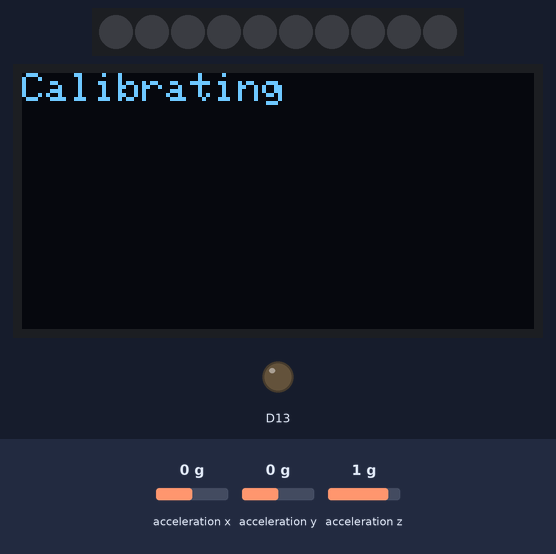
The sketch below on a simulated Adafruit Circuit Playground Express. On the bench: 10 RGB LEDs in strip order, left to right, 128×64 one-colour display, output pins drawn as LEDs (lit = HIGH). The inputs (shaded band) are chosen by the test bench; at power-on: acceleration x 0 g, acceleration y 0 g, acceleration z 1 g. The display library's start-up logo is not drawn; what the sketch prints to the serial monitor is not drawn.

Above: at 5.2 s.
At 12.4 s:
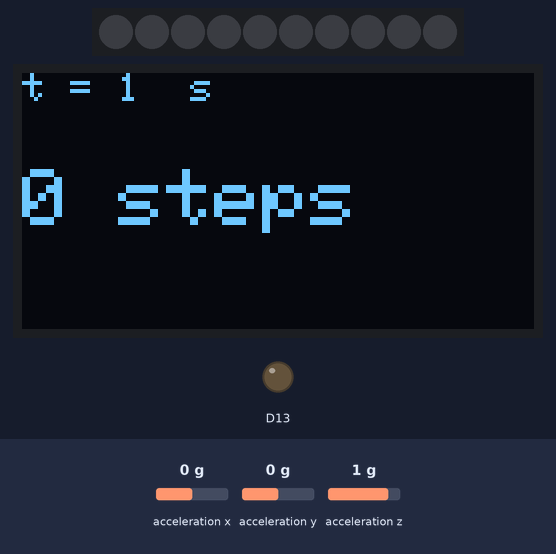
12.5 s: acceleration x set to -1.4 g
At 14.0 s:
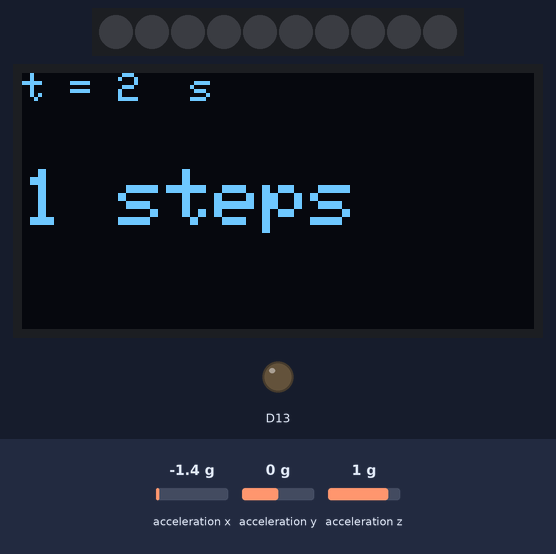
Timing chart, 0 to 15.5 s (numbered marks = the images above; inputs shaded):
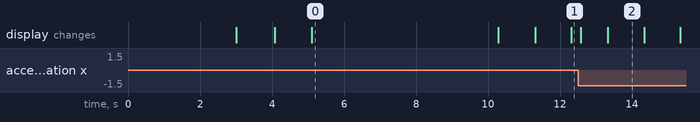

Measured:
- what the display in image 0 shows lasts 5.2 s, from 5.1 s to 10.3 s

The sketch:

demo_accelerometer_pedometer_OLED.ino
```cpp
//  File:  demo_accelerometer_pedometer_OLED.ino
//
//  Use the accelerometer on a Circuit Playground Express to count steps.
//    * Use exponential smoothing to reduce noise in the total acceleration value
//    * Determine a resting offset value for acceleration at startup
//    * Count steps when acceleration minus resting offset is above a threshold
//    * Display step count on an OLED connected to the CPX via Qwiic
//
//   The step-counting algorithm has to determine when the acceleration is above a
//   threshold and also whether the acceleration has fallen below the threshold.
//   Details are in the step_count() fiunction
//
//   Note to user:  You may need to experiment with the value of aStepThreshold
//   in the loop() function.  The value of aStepThreshold is the value of acceleration
//   (relative to baseline) that we assume is caused by a step motion.  If aStepThreshold
//   is too low, then simple body movements, e.g. shifting weight in a chair, might be
//   counted as a step.  If aStepThreshold is too high, the movement of a step might
//   not be counted as a step.
//
//  Gerald Recktenwald, gerry@pdx.edu,  2022-06-16

#include <Adafruit_CircuitPlayground.h>

// -- Libraries needed for the OLED display
#include <Wire.h>               //  Wire.h provides I2C support
#include <Adafruit_GFX.h>       //  Generic graphics library: fonts, lines, effects
#include <Adafruit_SSD1306.h>   //  Library for the micro OLED display

// -- Create an SSD1306 object called OLED that is connected by I2C
#define OLED_RESET       4    // Reset pin # (or -1 if sharing Arduino reset pin)
#define SCREEN_WIDTH   128    // OLED display width in pixels
#define SCREEN_HEIGHT   64    // OLED display height in pixels
#define I2CADDR       0x3D    // I2C address is used in setupOLED()

Adafruit_SSD1306 OLED(SCREEN_WIDTH, SCREEN_HEIGHT, &Wire, OLED_RESET);

float aOffset;
unsigned long tStart;
boolean DEBUG_PRINT = false;

// ------------------------------------------------------------------------------------
void setup() {
  float aSum;            //  Store accumulated sum during baseline calculation
  int   nave=500;        //  Number of readings used to obtain the baseline
  int   baseDelay=10;    //  Time in milliseconds to wait between baseline readings

  Serial.begin(115200);
  CircuitPlayground.begin();
  delay(3000);         // Pause for system startup.  This may not be necessary

  setupOLED();         // Do standard set-up work in a reusable function

  // -- Compute a baseline level of acceleration.  Normally the user would be
  //    standing still during this time.  So, baseline level should be (roughly)
  //    the acceleration of gravity, g = 9.8 m/s^2.  Steps are determined by
  //    measuring the acceleration relative to the baseline level.
  //    Determine the baseline as the average of nave readings
  OLEDmessage(1,"Calibrating");
  Serial.print("Calibrating for ");  Serial.print(nave*baseDelay/1000);  Serial.println(" seconds");
  aSum = 0.0;
  for ( int i=1; i<=nave; i++ ) {
    aSum += accelSmooth(0.5,DEBUG_PRINT);
    delay(baseDelay);
  }
  aOffset = aSum / float(nave);
  OLEDmessage(1,"Done calibrating");
  Serial.println("Done calibrating");
  Serial.print("aOffset = ");  Serial.print(aOffset);  Serial.println(" m/s^2");
  delay(1000);
  Serial.println("t\ta\tnstep");

  tStart = millis();      //  This is the true start time after set-up housekeeping
}

// ------------------------------------------------------------------------------------
void loop() {
  float a, aStepThreshold=1.0, tNow;
  static unsigned int nSteps=0;                 //  Static variables retain state, no need to use global

  tNow = float(millis() - tStart) / 1000.0;     //  Time in seconds since the start
  a = accelSmooth(0.5,DEBUG_PRINT) - aOffset;   //  Total acceleration relative to stationary
  nSteps += count_step(a, aStepThreshold);      //  Add to step count if a step was detected

  Serial.print(tNow);
  Serial.print("\t");
  Serial.print(a);
  Serial.print("\t");
  Serial.println(nSteps);

  updateOLED(int(tNow), nSteps);

  delay(100);
}

// ------------------------------------------------------------------------------------
//  Given the current acceleration and a threshold value for acceleration return 1 if
//  a step was likely (according to the decision rules) or 0 otherwise.  The threshold
//  value is determined by experimentation.  A good start for the threshold is about 1 m/s^2
//
int count_step(float a, float threshold) {

  int n;                            //  Local variable, number of steps detected:  1 or 0
  static boolean lastWasLow=true;   //  Was the last acceleration level was above the threshold?

  n = 0;
  if ( a>threshold  ) {      //  A step occurred if accleration was above the threshold
    if ( lastWasLow ) {      //  AND if the last acceleration value was NOT above the threshold
      n = 1;
    }
    lastWasLow = false;      //  Threshold was crossed, so last step was not low
  } else {
    lastWasLow = true;       //  Threshold was not crossed, so last step was low
  }
  return(n);
}

// ------------------------------------------------------------------------------------
//  Make a new measurement of total acceleration and return the exponentially-weighted
//  average of this measurement and recent measurements.
//  The smoothing acts as a low-pass filter to reduce high frequency noise.
//  The smoothing parameter is alfa:  0 < alfa <= 1.0.  When alfa = 1, no smoothing
//  is applied -- the most recent reading of total acceleration is returned.
//  As alfa is reduced toward zero more smoothing is applied. You will need to
//  experiment to determine a value of alfa that works with the acceleration you
//  are measuring.  A value in the range 0.3 < alfa < 0.6 is a usually first guess.
//
float accelSmooth(float alfa, boolean printDetail) {
  float ax, ay, az, aTot, aTotSmooth;   //  acceleration components and magnitudes
  static float aTotOld=-99.0;           //  Value retained for the next call to accelSmooth

  // -- Retrieve acceleration components and compute the total
  ax = CircuitPlayground.motionX();
  ay = CircuitPlayground.motionY();
  az = CircuitPlayground.motionZ();
  aTot = sqrt(ax*ax + ay*ay + az*az);         //  could also use pow(ax,2), but ax*ax is faster

  // -- Use exponential smoothing of the total acceleration value (magnitude of acceleration vector).
  //    The "if" statement tests whether this is the first measurement.  aTotOld is initialized
  //    to -99 because for the very first measurement, there is no true "old" value, and
  //    we simply use the current reading.  This test avoids causing the exponential average to
  //    include a bogus intial reading.  Without this test the first few values returned by
  //    this (accelSmooth) function would include a reading of zero, which would cause
  //    the trend in values to start at an artificially low value.
  if ( aTotOld<0.0 ) {
    aTotSmooth = aTot;
  } else {
    aTotSmooth = aTot*alfa + (1-alfa)*aTotOld;
  }
  aTotOld = aTotSmooth;  //  Save for next measurement

  // -- Print acceleration values without extra text so that Serial Plotter can be used
  //    When everything is working, there is no need to print these details
  if ( printDetail ) {
    Serial.print(ax);
    Serial.print("\t");   Serial.print(ay);
    Serial.print("\t");   Serial.print(az);
    Serial.print("\t");   Serial.print(aTot);
    Serial.print("\t");   Serial.println(aTotSmooth);
  }

  return(aTotSmooth);
}

// ------------------------------------------------------------------------------------
//  Set the I2C address and internal voltage supply for the OLED display.
//  If configuration is successful, display the splash screen and another message.
//  These steps are only needed once at the start of a sketch, and presume the
//  existence of a global Adafruit_SSD1306 object called OLED.
//
void setupOLED() {

  // -- Set up OLED display.  Use internal 3.3v supply, and Adafruit trick
  //      SSD1306_SWITCHCAPVCC = generate display voltage from 3.3V internally
  //    I2C address is 0x3C for the 128x32 display
  if ( !OLED.begin(SSD1306_SWITCHCAPVCC, I2CADDR) ) {
    Serial.println(F("SSD1306 allocation failed"));
    while (true) ;   // Don't proceed, loop forever
  }

  // -- Show Adafruit splash screen stored in image buffer.
  OLED.display();
  delay(1000);         //  Pause to allow user to read the display

  // -- Clear the splash screen, set default text mode and display a "ready" message.
  OLED.clearDisplay();
  OLED.setTextSize(1);
  OLED.setTextColor(SSD1306_WHITE);
  OLED.print(F("OLED is ready"));
  OLED.display();
  delay(1000);                         //  Pause to allow user to read the display
}

// ------------------------------------------------------------------------------------
//  Display new values of system clock in milliseconds and seconds on the micro OLED.
//  This function assumes that OLED is a global Adafruit_SSD103 object.
//
void updateOLED(unsigned long ts, unsigned int stepCount) {

  OLED.clearDisplay();       // Clear the buffer.
  OLED.setCursor(0,0);       // (x,y) coords to start.  (0,0) is upper left
  OLED.setTextSize(1);       // Select font size

  // -- Display the time in milliseconds at the top of the OLED
  //    The F( ) macro keeps constant strings from using program memory
  OLED.print(F("t = "));     //  String constant is contained in F(...)
  OLED.print(ts);
  OLED.print(F("  s"));      //  String constant is contained in F(...)

  // -- Add display of time in minutes on third line
  OLED.setTextSize(2);       // Select font size
  OLED.setCursor(0,24);      // (x,y) coords to start.  (0,0) is upper left
  OLED.print(stepCount);
  OLED.print(F(" steps"));   //  String constant is contained in F(...)

  OLED.display();            // Update the display
}

// ------------------------------------------------------------------------------------
//  Display new values of system clock in milliseconds and seconds on the micro OLED.
//  This function assumes that OLED is a global Adafruit_SSD103 object.
//
void OLEDmessage(int textSize, char *message) {

  OLED.clearDisplay();         // Clear the buffer.
  OLED.setCursor(0,0);         // (x,y) coords to start.  (0,0) is upper left
  OLED.setTextSize(textSize);  // Select font size
  OLED.print(message);         //  Write the message to the buffer
  OLED.display();            // Update the display
}
```
